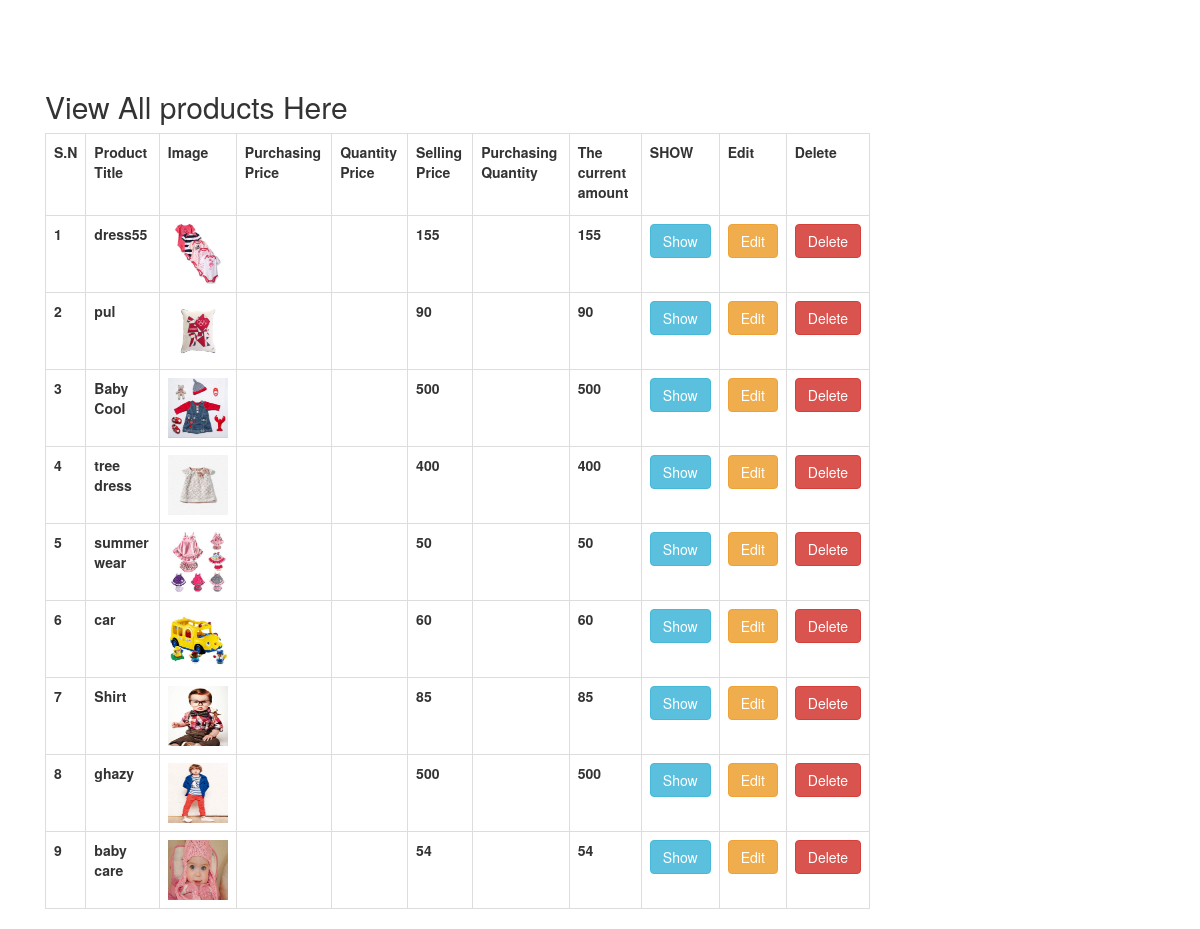
Page /admin/view_product.php on the committed database.
### tables this page shows
CREATE TABLE `proudcts` (
  `product_id` int(100) NOT NULL,
  `product_cat` int(100) NOT NULL,
  `product_brand` int(100) NOT NULL,
  `product_title` varchar(255) NOT NULL,
  `product_price` int(100) NOT NULL,
  `product_desc` text NOT NULL,
  `product_image` text NOT NULL,
  `product_barcode` text NOT NULL
);

### admin/view_product.php (the view, shortened to what this page needs)
<!DOCTYPE html>
<html lang="en">
<head>
    <link href="css/bootstrap.min.css" rel="stylesheet">
    <link href="css/shop-item.css" rel="stylesheet">
</head>
<body>
            <div class="container">
                 <div class="col-md-9">
                    <h2> View All products Here </h2>
              <form  action="insert_item.php" method="post" enctype="multipart/form-data">
                <table class="table table-bordered">
                    <tbody>
                         <tr>
                          <th> <label> S.N                  </label> </th>
                          <th> <label> Product Title        </label> </th>
                          <th> <label> Image                </label> </th>
                          <th> <label> Purchasing Price     </label> </th>
                          <th> <label> Quantity Price       </label> </th>
                          <th> <label> Selling Price        </label> </th>
                          <th> <label> Purchasing Quantity  </label> </th>
                          <th> <label> The current amount   </label> </th>
                          <th> <label> SHOW                 </label></th>
                          <th> <label> Edit                 </label> </th>
                          <th> <label> Delete               </label> </th>
                        </tr>
                         <?php
                          include("../db.php");
                          $get_pro = "select * from proudcts";
                          $run_pro = mysqli_query($con, $get_pro);
                          $i = 0 ;
                           while ($row_pro = mysqli_fetch_array($run_pro)) {
                             $pro_id    = $row_pro['product_id'    ];
                             $pro_title = $row_pro['product_title' ];
                             $pro_image = $row_pro['product_image' ];
                             $pro_bprice= $row_pro['product_bprice'];
                             $pro_cprice= $row_pro['product_cprice'];
                             $pro_price = $row_pro['product_price' ];
                             $pro_cquan = $row_pro['product_cquan' ];
                             $i++;
                         ?>
                       <tr>
                       <th><?php echo $i;           ?>                                                                   </th>
                       <th><?php echo $pro_title;   ?>                                                                   </th>
                       <th><img src="../product_images/<?php echo $pro_image; ?>" width="60" height="60"/>               </th>
                       <th><?php echo $pro_bprice;  ?>                                                                   </th>
                       <th><?php echo $pro_cprice;  ?>                                                                   </th>
                       <th><?php echo $pro_price ;  ?>                                                                   </th>
                       <th><?php echo $pro_cquan ;  ?>                                                                   </th>
                       <th><?php echo $pro_price ;  ?>                                                                   </th>
                       <th> <a class="btn btn-info" href="Show_item.php?pro_id=<?php echo $pro_id; ?>">Show         </a> </th>
                       <th> <a class="btn btn-warning" href="main.php?edit_pro=<?php echo $pro_id; ?>">Edit         </a> </th>
                       <th> <a class="btn btn-danger" href="delete_pro.php?delete_pro=<?php echo $pro_id; ?>">Delete</a> </th>
                       </tr>
                       <?php  } ?>
                    </tbody>
                </table>
            </div>
</body>
</html>

### admin/css/shop-item.css (style rules this page uses)
body { padding-top: 70px; }

### rows in the picture
proudcts: product_title "dress55", product_image (picture), product_price "155"
proudcts: product_title "pul", product_image (picture), product_price "90"
proudcts: product_title "Baby Cool", product_image (picture), product_price "500"
proudcts: product_title "tree dress", product_image (picture), product_price "400"
proudcts: product_title "summer wear", product_image (picture), product_price "50"
proudcts: product_title "car", product_image (picture), product_price "60"
proudcts: product_title "Shirt", product_image (picture), product_price "85"
proudcts: product_title "ghazy", product_image (picture), product_price "500"
proudcts: product_title "baby care", product_image (picture), product_price "54"
